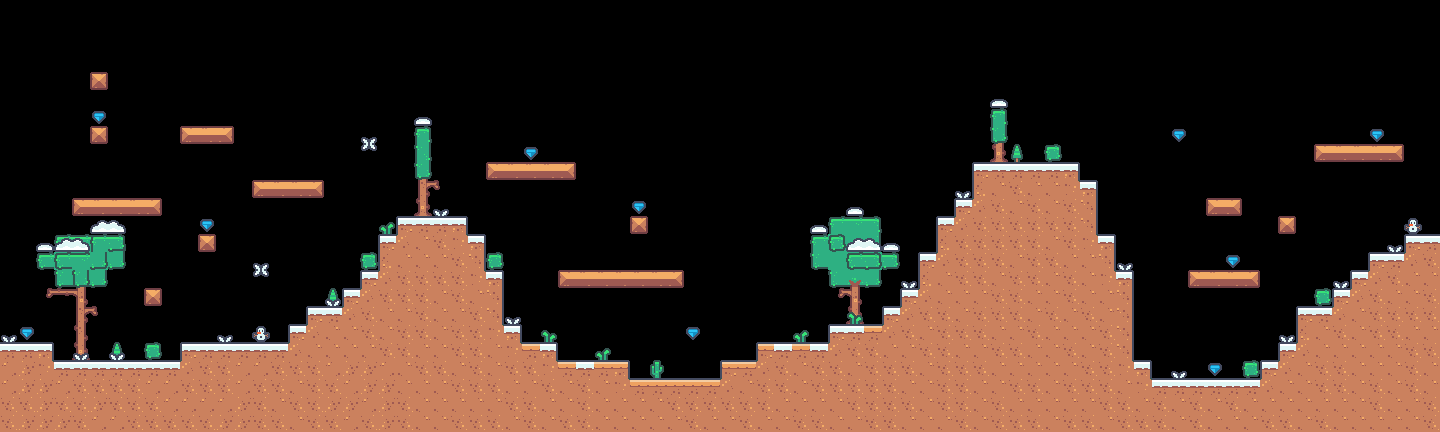

The image is a tile-based game level rendered from a .tmx file. Its description and source (layers, tilesets, objects; grid data summarised) follow:
An orthogonal 80x24 tile map with 18x18 px tiles, 4 tile layers (Ground-n-Platforms, Trees, Environmental-Details, Gems), 2 tilesets and 5 objects.

<map version="1.10" tiledversion="1.11.2" orientation="orthogonal" renderorder="right-down" width="80" height="24" tilewidth="18" tileheight="18" infinite="0" nextlayerid="9" nextobjectid="8">
 <editorsettings>
  <export target="platformer-level-1.tmj" format="json" />
 </editorsettings>
 <tileset firstgid="1" name="kenny_tilemap_packed" tilewidth="18" tileheight="18" tilecount="180" columns="20">
  <image source="tilemap_packed.png" width="360" height="162" />
  <tile id="0">
   <properties>
    <property name="collides" type="bool" value="true" />
   </properties>
  </tile>
  <tile id="1">
   <properties>
    <property name="collides" type="bool" value="true" />
   </properties>
  </tile>
  <tile id="2">
   <properties>
    <property name="collides" type="bool" value="true" />
   </properties>
  </tile>
  <tile id="3">
   <properties>
    <property name="collides" type="bool" value="true" />
   </properties>
  </tile>
  <tile id="4">
   <properties>
    <property name="collides" type="bool" value="true" />
   </properties>
  </tile>
  <tile id="5">
   <properties>
    <property name="collides" type="bool" value="true" />
   </properties>
  </tile>
  <tile id="9">
   <properties>
    <property name="collides" type="bool" value="true" />
   </properties>
  </tile>
  <tile id="10">
   <properties>
    <property name="collides" type="bool" value="true" />
   </properties>
  </tile>
  <tile id="11">
   <properties>
    <property name="collides" type="bool" value="true" />
   </properties>
  </tile>
  <tile id="20">
   <properties>
    <property name="collides" type="bool" value="true" />
   </properties>
  </tile>
  <tile id="21">
   <properties>
    <property name="collides" type="bool" value="true" />
   </properties>
  </tile>
  <tile id="22">
   <properties>
    <property name="collides" type="bool" value="true" />
   </properties>
  </tile>
  <tile id="23">
   <properties>
    <property name="collides" type="bool" value="true" />
   </properties>
  </tile>
  <tile id="24">
   <properties>
    <property name="collides" type="bool" value="true" />
   </properties>
  </tile>
  <tile id="25">
   <properties>
    <property name="collides" type="bool" value="true" />
   </properties>
  </tile>
  <tile id="29">
   <properties>
    <property name="collides" type="bool" value="true" />
   </properties>
  </tile>
  <tile id="30">
   <properties>
    <property name="collides" type="bool" value="true" />
   </properties>
  </tile>
  <tile id="31">
   <properties>
    <property name="collides" type="bool" value="true" />
   </properties>
  </tile>
  <tile id="33">
   <properties>
    <property name="hazard" type="bool" value="true" />
   </properties>
  </tile>
  <tile id="34">
   <properties>
    <property name="hazard" type="bool" value="true" />
   </properties>
  </tile>
  <tile id="35">
   <properties>
    <property name="hazard" type="bool" value="true" />
   </properties>
  </tile>
  <tile id="40">
   <properties>
    <property name="collides" type="bool" value="true" />
   </properties>
  </tile>
  <tile id="41">
   <properties>
    <property name="collides" type="bool" value="true" />
   </properties>
  </tile>
  <tile id="42">
   <properties>
    <property name="collides" type="bool" value="true" />
   </properties>
  </tile>
  <tile id="43">
   <properties>
    <property name="collides" type="bool" value="true" />
   </properties>
  </tile>
  <tile id="47">
   <properties>
    <property name="collides" type="bool" value="true" />
   </properties>
  </tile>
  <tile id="48">
   <properties>
    <property name="collides" type="bool" value="true" />
   </properties>
  </tile>
  <tile id="49">
   <properties>
    <property name="collides" type="bool" value="true" />
   </properties>
  </tile>
  <tile id="50">
   <properties>
    <property name="collides" type="bool" value="true" />
   </properties>
  </tile>
  <tile id="53">
   <properties>
    <property name="hazard" type="bool" value="true" />
   </properties>
  </tile>
  <tile id="54">
   <properties>
    <property name="hazard" type="bool" value="true" />
   </properties>
  </tile>
  <tile id="55">
   <properties>
    <property name="hazard" type="bool" value="true" />
   </properties>
  </tile>
  <tile id="60">
   <properties>
    <property name="collides" type="bool" value="true" />
   </properties>
  </tile>
  <tile id="61">
   <properties>
    <property name="collides" type="bool" value="true" />
   </properties>
  </tile>
  <tile id="62">
   <properties>
    <property name="collides" type="bool" value="true" />
   </properties>
  </tile>
  <tile id="63">
   <properties>
    <property name="collides" type="bool" value="true" />
   </properties>
  </tile>
  <tile id="67">
   <properties>
    <property name="collectible" type="bool" value="true" />
   </properties>
  </tile>
  <tile id="73">
   <properties>
    <property name="hazard" type="bool" value="true" />
   </properties>
  </tile>
  <tile id="74">
   <properties>
    <property name="hazard" type="bool" value="true" />
   </properties>
  </tile>
  <tile id="75">
   <properties>
    <property name="hazard" type="bool" value="true" />
   </properties>
  </tile>
  <tile id="80">
   <properties>
    <property name="collides" type="bool" value="true" />
   </properties>
  </tile>
  <tile id="81">
   <properties>
    <property name="collides" type="bool" value="true" />
   </properties>
  </tile>
  <tile id="82">
   <properties>
    <property name="collides" type="bool" value="true" />
   </properties>
  </tile>
  <tile id="83">
   <properties>
    <property name="collides" type="bool" value="true" />
   </properties>
  </tile>
  <tile id="100">
   <properties>
    <property name="collides" type="bool" value="true" />
   </properties>
  </tile>
  <tile id="101">
   <properties>
    <property name="collides" type="bool" value="true" />
   </properties>
  </tile>
  <tile id="102">
   <properties>
    <property name="collides" type="bool" value="true" />
   </properties>
  </tile>
  <tile id="103">
   <properties>
    <property name="collides" type="bool" value="true" />
   </properties>
  </tile>
  <tile id="104">
   <properties>
    <property name="collides" type="bool" value="true" />
   </properties>
  </tile>
  <tile id="120">
   <properties>
    <property name="collides" type="bool" value="true" />
   </properties>
  </tile>
  <tile id="121">
   <properties>
    <property name="collides" type="bool" value="true" />
   </properties>
  </tile>
  <tile id="122">
   <properties>
    <property name="collides" type="bool" value="true" />
   </properties>
  </tile>
  <tile id="123">
   <properties>
    <property name="collides" type="bool" value="true" />
   </properties>
  </tile>
  <tile id="140">
   <properties>
    <property name="collides" type="bool" value="true" />
   </properties>
  </tile>
  <tile id="141">
   <properties>
    <property name="collides" type="bool" value="true" />
   </properties>
  </tile>
  <tile id="142">
   <properties>
    <property name="collides" type="bool" value="true" />
   </properties>
  </tile>
  <tile id="143">
   <properties>
    <property name="collides" type="bool" value="true" />
   </properties>
  </tile>
 </tileset>
 <tileset firstgid="181" name="gem" tilewidth="18" tileheight="18" tilecount="1" columns="1">
  <image source="gem.png" width="18" height="18" />
 </tileset>
 <layer id="1" name="Ground-n-Platforms" width="80" height="24">
  <data>[1920 cells, 601 non-empty, 17 distinct tile ids]</data>
 </layer>
 <layer id="4" name="Trees" width="80" height="24">
  <data>[1920 cells, 44 non-empty, 18 distinct tile ids]</data>
 </layer>
 <layer id="5" name="Environmental-Details" width="80" height="24">
  <data>[1920 cells, 63 non-empty, 20 distinct tile ids]</data>
 </layer>
 <objectgroup id="3" name="Collectibles" visible="0">
  <object id="2" gid="68" x="17.9602" y="341.983" width="18" height="18" />
  <object id="4" gid="68" x="198" y="233.938" width="18" height="18" />
  <object id="5" gid="68" x="630" y="216" width="18" height="18" />
  <object id="6" gid="68" x="666.273" y="270" width="18" height="18" />
  <object id="7" gid="68" x="90.2273" y="126.318" width="18" height="18" />
 </objectgroup>
 <layer id="7" name="Gems" width="80" height="24">
  <data>[1920 cells, 10 non-empty, 1 distinct tile ids]</data>
 </layer>
</map>
